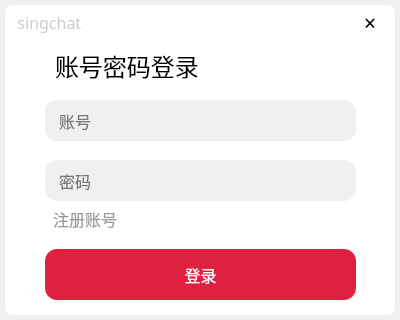
<?xml version="1.0" encoding="UTF-8"?>
<ui version="4.0">
 <class>LoginWidget</class>
 <widget class="QWidget" name="LoginWidget">
  <property name="geometry">
   <rect>
    <x>0</x>
    <y>0</y>
    <width>400</width>
    <height>320</height>
   </rect>
  </property>
  <property name="windowTitle">
   <string>Form</string>
  </property>
  <property name="styleSheet">
   <string notr="true"/>
  </property>
  <layout class="QVBoxLayout" name="verticalLayout">
   <property name="spacing">
    <number>0</number>
   </property>
   <property name="leftMargin">
    <number>5</number>
   </property>
   <property name="topMargin">
    <number>5</number>
   </property>
   <property name="rightMargin">
    <number>5</number>
   </property>
   <property name="bottomMargin">
    <number>5</number>
   </property>
   <item>
    <widget class="QWidget" name="shadowwidget" native="true">
     <layout class="QVBoxLayout" name="verticalLayout_2">
      <property name="spacing">
       <number>0</number>
      </property>
      <property name="leftMargin">
       <number>0</number>
      </property>
      <property name="topMargin">
       <number>0</number>
      </property>
      <property name="rightMargin">
       <number>0</number>
      </property>
      <property name="bottomMargin">
       <number>0</number>
      </property>
      <item>
       <widget class="QWidget" name="widget_1" native="true">
        <property name="minimumSize">
         <size>
          <width>0</width>
          <height>35</height>
         </size>
        </property>
        <property name="maximumSize">
         <size>
          <width>16777215</width>
          <height>35</height>
         </size>
        </property>
        <property name="styleSheet">
         <string notr="true">#widget_1 {
    /* 浅灰色背景（微信PC端常用浅灰） */
    background-color: #FFFFFF !important;

    /* 左上角圆角8px（保持原始值，不×5） */
    border-top-left-radius: 8px !important;
    /* 左下角圆角8px（保持原始值） */
    /* border-bottom-left-radius: 8px !important;*/
    border-top-right-radius: 8px !important;
    /* 右上/右下不设圆角，默认尖角，无需额外写 */
    /* 强制显示，排除隐藏/透明干扰 */
    visibility: visible !important;
    opacity: 1 !important;
}
</string>
        </property>
        <layout class="QHBoxLayout" name="horizontalLayout_2">
         <property name="spacing">
          <number>0</number>
         </property>
         <property name="leftMargin">
          <number>0</number>
         </property>
         <property name="topMargin">
          <number>0</number>
         </property>
         <property name="rightMargin">
          <number>0</number>
         </property>
         <property name="bottomMargin">
          <number>0</number>
         </property>
         <item>
          <widget class="QWidget" name="widget_1_2" native="true">
           <property name="minimumSize">
            <size>
             <width>150</width>
             <height>0</height>
            </size>
           </property>
           <property name="maximumSize">
            <size>
             <width>150</width>
             <height>16777215</height>
            </size>
           </property>
           <layout class="QHBoxLayout" name="horizontalLayout_3">
            <property name="spacing">
             <number>0</number>
            </property>
            <property name="leftMargin">
             <number>0</number>
            </property>
            <property name="topMargin">
             <number>0</number>
            </property>
            <property name="rightMargin">
             <number>0</number>
            </property>
            <property name="bottomMargin">
             <number>0</number>
            </property>
            <item>
             <widget class="QLabel" name="label_1_2">
              <property name="font">
               <font>
                <family>微软雅黑</family>
                <pointsize>12</pointsize>
               </font>
              </property>
              <property name="styleSheet">
               <string notr="true">#label_1_2 {
    /* 浅灰色文字（#CCCCCC是通用浅灰，视觉舒适） */
    color: #CCCCCC !important;
    /* 可选：防止父样式覆盖，兜底 */
    background-color: transparent !important;
}</string>
              </property>
              <property name="text">
               <string>   singchat</string>
              </property>
             </widget>
            </item>
           </layout>
          </widget>
         </item>
         <item>
          <spacer name="horizontalSpacer">
           <property name="orientation">
            <enum>Qt::Orientation::Horizontal</enum>
           </property>
           <property name="sizeHint" stdset="0">
            <size>
             <width>337</width>
             <height>20</height>
            </size>
           </property>
          </spacer>
         </item>
         <item>
          <widget class="QWidget" name="widget_1_1" native="true">
           <property name="enabled">
            <bool>true</bool>
           </property>
           <property name="minimumSize">
            <size>
             <width>50</width>
             <height>35</height>
            </size>
           </property>
           <property name="maximumSize">
            <size>
             <width>50</width>
             <height>35</height>
            </size>
           </property>
           <layout class="QHBoxLayout" name="horizontalLayout">
            <property name="spacing">
             <number>0</number>
            </property>
            <property name="leftMargin">
             <number>0</number>
            </property>
            <property name="topMargin">
             <number>0</number>
            </property>
            <property name="rightMargin">
             <number>0</number>
            </property>
            <property name="bottomMargin">
             <number>0</number>
            </property>
            <item>
             <widget class="QPushButton" name="close_botton">
              <property name="minimumSize">
               <size>
                <width>0</width>
                <height>35</height>
               </size>
              </property>
              <property name="maximumSize">
               <size>
                <width>16777215</width>
                <height>35</height>
               </size>
              </property>
              <property name="font">
               <font>
                <family>楷体</family>
                <pointsize>16</pointsize>
               </font>
              </property>
              <property name="styleSheet">
               <string notr="true">#close_botton {
    /* 基础样式：无边框 + 四角圆角 + 透明背景 */
    border: none !important;                /* 彻底隐藏边框 */

    background: transparent !important;     /* 初始透明 */
    /* 右上角圆角8px（保持原始值，不×5） */
    border-top-right-radius: 8px !important;

    outline: none !important;               /* 去掉焦点框（QT默认点击后会有） */
}


/* 鼠标悬浮：浅一号的玫瑰红 */
#close_botton:hover {
    background-color: #E02041 !important; /* 悬浮浅玫瑰红，比默认色淡 */
	color: #FFFFFF !important; /* 悬浮时字体白色 */
}

/* 鼠标按下：颜色变深（深一号的玫瑰红） */
#close_botton:pressed {
    background-color: #C01838 !important; /* 按下深玫瑰红，比默认色深 */
	color: #FFFFFF !important; /* 悬浮时字体白色 */
}</string>
              </property>
              <property name="text">
               <string>×</string>
              </property>
             </widget>
            </item>
           </layout>
          </widget>
         </item>
        </layout>
       </widget>
      </item>
      <item>
       <widget class="QWidget" name="widget_2" native="true">
        <property name="minimumSize">
         <size>
          <width>0</width>
          <height>199</height>
         </size>
        </property>
        <property name="maximumSize">
         <size>
          <width>16777215</width>
          <height>200</height>
         </size>
        </property>
        <property name="styleSheet">
         <string notr="true">#widget_2 {
    background-color: #FFFFFF !important;
    visibility: visible !important;
    opacity: 1 !important;
    border: none !important;

    /* QT全版本兼容的左右阴影（单阴影写法，无语法错误） */
    box-shadow: 0 0 10px 2px rgba(0, 0, 0, 0.08) !important;

    qproperty-frameShape: NoFrame;
    qproperty-frameShadow: Plain;
    background-clip: padding-box !important;

}</string>
        </property>
        <widget class="QLineEdit" name="leUsername">
         <property name="geometry">
          <rect>
           <x>40</x>
           <y>60</y>
           <width>311</width>
           <height>41</height>
          </rect>
         </property>
         <property name="font">
          <font>
           <family>微软雅黑</family>
           <pointsize>12</pointsize>
          </font>
         </property>
         <property name="styleSheet">
          <string notr="true">#leUsername {
    /* ① 彻底隐藏边框（包括默认的焦点边框） */
    border: none !important;
    outline: none !important;
    
    /* ② 圆角矩形（12px是微信输入框常用圆角，可按需调整） */
    border-radius: 12px !important;
    
    /* ③ 底色设为#F0F0F0灰色 */
    background-color: #F0F0F0 !important;
    
    /* 优化：内边距，避免文字贴圆角边缘（可选但推荐） */
    padding: 6px 12px !important;
}</string>
         </property>
         <property name="text">
          <string/>
         </property>
         <property name="frame">
          <bool>true</bool>
         </property>
         <property name="placeholderText">
          <string>账号</string>
         </property>
        </widget>
        <widget class="QLineEdit" name="lePassword">
         <property name="geometry">
          <rect>
           <x>40</x>
           <y>120</y>
           <width>311</width>
           <height>41</height>
          </rect>
         </property>
         <property name="font">
          <font>
           <family>微软雅黑</family>
           <pointsize>12</pointsize>
          </font>
         </property>
         <property name="styleSheet">
          <string notr="true">#lePassword {
    /* ① 彻底隐藏边框（包括默认的焦点边框） */
    border: none !important;
    outline: none !important;
    
    /* ② 圆角矩形（12px是微信输入框常用圆角，可按需调整） */
    border-radius: 12px !important;
    
    /* ③ 底色设为#F0F0F0灰色 */
    background-color: #F0F0F0 !important;
    
    /* 优化：内边距，避免文字贴圆角边缘（可选但推荐） */
    padding: 6px 12px !important;
}</string>
         </property>
         <property name="text">
          <string/>
         </property>
         <property name="placeholderText">
          <string>密码</string>
         </property>
        </widget>
        <widget class="QLabel" name="label">
         <property name="geometry">
          <rect>
           <x>50</x>
           <y>10</y>
           <width>301</width>
           <height>31</height>
          </rect>
         </property>
         <property name="font">
          <font>
           <family>微软雅黑</family>
           <pointsize>18</pointsize>
          </font>
         </property>
         <property name="text">
          <string>账号密码登录</string>
         </property>
        </widget>
        <widget class="QPushButton" name="btnRegister">
         <property name="geometry">
          <rect>
           <x>40</x>
           <y>170</y>
           <width>111</width>
           <height>18</height>
          </rect>
         </property>
         <property name="font">
          <font>
           <pointsize>12</pointsize>
          </font>
         </property>
         <property name="styleSheet">
          <string notr="true">#btnRegister {
    /* 基础样式：无边框 + 四角圆角 + 透明背景 */
    border: none !important;                /* 彻底隐藏边框 */
    border-radius: 4px !important;          /* 四角圆角（值可按需调整） */
    background: transparent !important;     /* 初始透明 */
    outline: none !important;               /* 去掉焦点框（QT默认点击后会有） */
    
    /* 新增：文字靠左 + 浅灰色 + 左内边距（避免文字贴边） */
    text-align: left !important;            /* 文字靠左对齐 */
    color: #999999 !important;              /* 浅灰色文字（可按需调整：#AAAAAA更浅 / #888888稍深） */
    padding-left: 8px !important;           /* 左内边距（可选，值可调整，如10px） */
    padding-right: 8px !important;          /* 右内边距（保持对称，可选） */
}

/* 鼠标悬浮：背景加深 + 文字颜色轻微加深（可选，增强交互） */
#btnRegister:hover {
    background-color: #DCDCDC !important;
    color: #888888 !important;              /* 悬浮时文字稍深（可删除，保持和基础色一致） */
}

/* 鼠标按下：背景更深 + 文字颜色再深一点（可选） */
#btnRegister:pressed {
    background-color: #CCCCCC !important;
    color: #777777 !important;            /* 按下时文字更深（可删除） */
}</string>
         </property>
         <property name="text">
          <string>注册账号</string>
         </property>
        </widget>
       </widget>
      </item>
      <item>
       <widget class="QWidget" name="widget_3" native="true">
        <property name="styleSheet">
         <string notr="true">#widget_3 {
    /* 浅灰色背景（微信PC端常用浅灰） */
    background-color: #FFFFFF !important;

    /* 左下角圆角8px（保持原始值，不×5） */
    border-bottom-left-radius: 8px !important;
    /* 左下角圆角8px（保持原始值） */
    /* border-bottom-left-radius: 8px !important;*/
    border-bottom-right-radius: 8px !important;
    /* 右上/右下不设圆角，默认尖角，无需额外写 */
    /* 强制显示，排除隐藏/透明干扰 */
    visibility: visible !important;
    opacity: 1 !important;
}</string>
        </property>
        <widget class="QPushButton" name="login_botton">
         <property name="geometry">
          <rect>
           <x>40</x>
           <y>10</y>
           <width>311</width>
           <height>51</height>
          </rect>
         </property>
         <property name="font">
          <font>
           <family>微软雅黑</family>
           <pointsize>12</pointsize>
           <bold>false</bold>
          </font>
         </property>
         <property name="styleSheet">
          <string notr="true">#login_botton {
    /* ① 彻底隐藏边框（包括默认的焦点边框） */
    border: none !important;
    outline: none !important;
    
    /* ② 圆角矩形（12px是微信输入框常用圆角，可按需调整） */
    border-radius: 12px !important;
    
    background-color: #E02041 !important;
    /* 现代亮玫瑰红（更贴近移动端常用风格）
    background-color: #E02041 !important;
    */
    
    /* 字体颜色设为纯白色 */
    color: #FFFFFF !important;
    
    /* 优化：内边距，避免文字贴圆角边缘（可选但推荐） */
    padding: 6px 12px !important;
}

/* 鼠标悬浮：颜色变淡（浅一号的玫瑰红） */
#login_botton:hover {
    background-color: #F14A68 !important; /* 悬浮浅玫瑰红，比默认色淡 */
}

/* 鼠标按下：颜色变深（深一号的玫瑰红） */
#login_botton:pressed {
    background-color: #C01838 !important; /* 按下深玫瑰红，比默认色深 */
}</string>
         </property>
         <property name="text">
          <string>登录</string>
         </property>
        </widget>
       </widget>
      </item>
     </layout>
    </widget>
   </item>
  </layout>
 </widget>
 <resources/>
 <connections/>
</ui>
